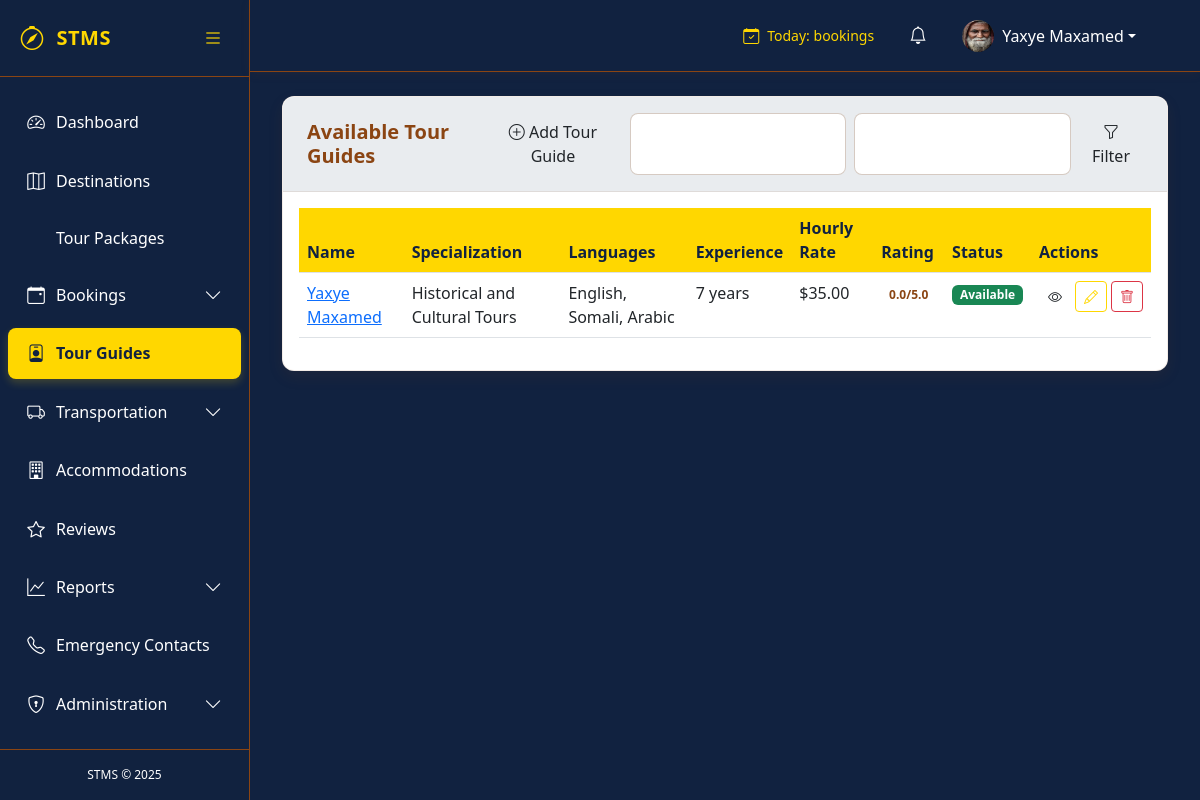
Screenshot of /guides/ (signed in) with the database file from the repository.
### accounts/models.py (models this page shows, shortened)
class CustomUser(AbstractUser):
    USER_TYPE_CHOICES = (
        ('TOURIST', 'Tourist'),
        ('GUIDE', 'Tour Guide'),
        ('ADMIN', 'System Admin'),
    )
    STATUS_CHOICES = (
        ('PENDING', 'Waiting to approve'),
        ('APPROVED', 'Accepted'),
        ('REJECTED', 'Rejected'),
    )
    user_type = models.CharField(max_length=10, choices=USER_TYPE_CHOICES, default='TOURIST')
    status = models.CharField(max_length=10, choices=STATUS_CHOICES, default='PENDING')
    phone_number = models.CharField(max_length=20, blank=True, null=True)
    profile_picture = models.ImageField(upload_to='profile_pics/', blank=True, null=True)
    date_of_birth = models.DateField(blank=True, null=True)
    nationality = models.CharField(max_length=100, blank=True, null=True)
    preferred_language = models.CharField(max_length=10, blank=True, null=True)
    last_password_change = models.DateTimeField(null=True, blank=True)
    last_logout = models.DateTimeField(null=True, blank=True)
    objects = CustomUserManager()

### tms/models.py (models this page shows, shortened)
class TourGuide(models.Model):
    LANGUAGES = (
        ('EN', _('English')),
        ('SO', _('Somali')),
        ('AR', _('Arabic')),
        ('FR', _('French')),
    )
    user = models.OneToOneField(User, on_delete=models.CASCADE, verbose_name=_("User"))
    license_number = models.CharField(_("License Number"), max_length=50, unique=True)
    languages = models.CharField(_("Languages"), max_length=100)
    years_of_experience = models.PositiveIntegerField(_("Years of Experience"))
    specialization = models.CharField(_("Specialization"), max_length=100)
    is_available = models.BooleanField(_("Available"), default=True)
    hourly_rate = models.DecimalField(_("Hourly Rate"), max_digits=6, decimal_places=2)
    rating = models.DecimalField(_("Rating"), max_digits=3, decimal_places=2, default=0.0)
    bio = models.TextField(_("Biography"), blank=True)
    created_at = models.DateTimeField(auto_now_add=True)
    updated_at = models.DateTimeField(auto_now=True)
    class Meta:
        verbose_name = _("Tour Guide")
        verbose_name_plural = _("Tour Guides")
        ordering = ['-is_available', '-rating']

### tms/views.py (the view)
# urls.py: path('guides/', views.TourGuideListView.as_view(), name='guide-list'),
class TourGuideListView(ListView):
    model = TourGuide
    template_name = 'tms/guides/list.html'
    context_object_name = 'guides'
    paginate_by = 12
    def get_queryset(self):
        queryset = super().get_queryset().select_related('user')
        specialization = self.request.GET.get('specialization')
        if specialization:
            queryset = queryset.filter(specialization__icontains=specialization)
        language = self.request.GET.get('language')
        if language:
            queryset = queryset.filter(languages__icontains=language)
        return queryset.order_by('-is_available', '-rating')
    def get_context_data(self, **kwargs):
        context = super().get_context_data(**kwargs)
        context['specialization_filter'] = self.request.GET.get('specialization', '')
        context['language_filter'] = self.request.GET.get('language', '')
        return context

### tms/templates/tms/guides/list.html (shortened to what this page needs)
{% extends "base.html" %}
{% block content %}
<div class="card">
    <div class="card-header d-flex justify-content-between align-items-center">
        <h5 class="mb-0">Available Tour Guides</h5>
        <div class="d-flex">
            {% if request.user.is_staff or request.user.user_type == 'OPERATOR' %}
            <a href="{% url 'tms:guide-create' %}" class="btn btn-accent me-2">
                <i class="bi bi-plus-circle"></i> Add Tour Guide
            </a>
            {% endif %}
            <form method="get" class="d-flex">
                <input type="text" name="specialization" class="form-control me-2" placeholder="Filter by specialization"
                       value="{{ request.GET.specialization }}">
                <input type="text" name="language" class="form-control me-2" placeholder="Filter by language"
                       value="{{ request.GET.language }}">
                <button type="submit" class="btn btn-accent">
                    <i class="bi bi-funnel"></i> Filter
                </button>
            </form>
        </div>
    </div>
    <div class="card-body">
        <div class="table-responsive">
            <table class="table table-hover">
                <thead>
                    <tr>
                        <th>Name</th>
                        <th>Specialization</th>
                        <th>Languages</th>
                        <th>Experience</th>
                        <th>Hourly Rate</th>
                        <th>Rating</th>
                        <th>Status</th>
                        <th>Actions</th>
                    </tr>
                </thead>
                <tbody>
                    {% for guide in guides %}
                    <tr>
                        <td>
                            <a href="{% url 'tms:guide-detail' guide.pk %}">
                                {{ guide.user.get_full_name }}
                            </a>
                        </td>
                        <td>{{ guide.specialization }}</td>
                        <td>{{ guide.languages }}</td>
                        <td>{{ guide.years_of_experience }} years</td>
                        <td>${{ guide.hourly_rate }}</td>
                        <td>
                            <span class="badge bg-accent text-dark">
                                {{ guide.rating|default:"0.0" }}/5.0
                            </span>
                        </td>
                        <td>
                            {% if guide.is_available %}
                            <span class="badge bg-success">Available</span>
                            {% else %}
                            <span class="badge bg-secondary">Unavailable</span>
                            {% endif %}
                        </td>
                        <td>
                            <div class="d-flex">
                                <a href="{% url 'tms:guide-detail' guide.pk %}" class="btn btn-sm btn-outline-accent me-1">
                                    <i class="bi bi-eye"></i>
                                </a>
                                {% if request.user.is_staff or request.user.user_type == 'OPERATOR' %}
                                <a href="{% url 'tms:guide-update' guide.pk %}" class="btn btn-sm btn-outline-primary me-1">
                                    <i class="bi bi-pencil"></i>
                                </a>
                                <a href="{% url 'tms:guide-delete' guide.pk %}" class="btn btn-sm btn-outline-danger">
                                    <i class="bi bi-trash"></i>
                                </a>
                                {% endif %}
                            </div>
                        </td>
                    </tr>
                    {% empty %}
                    <tr>
                        <td colspan="8" class="text-center">No tour guides found</td>
                    </tr>
                    {% endfor %}
                </tbody>
            </table>
        </div>
    </div>
</div>
{% endblock %}

### tms/templates/base.html (shortened to what this page needs)
<!DOCTYPE html>
<html lang="en">
<head>
    <link rel="stylesheet" href="https://cdnjs.cloudflare.com/ajax/libs/font-awesome/6.0.0/css/all.min.css">
    <link rel="stylesheet" href="https://cdn.jsdelivr.net/npm/bootstrap-icons@1.8.0/font/bootstrap-icons.css">
    <link href="https://cdn.jsdelivr.net/npm/bootstrap@5.3.0/dist/css/bootstrap.min.css" rel="stylesheet">
    <link rel="stylesheet" href="https://cdnjs.cloudflare.com/ajax/libs/font-awesome/6.0.0/css/all.min.css">
    <link rel="stylesheet" href="https://cdn.jsdelivr.net/npm/bootstrap-icons@1.10.0/font/bootstrap-icons.css">
</head>
<body>
    <div class="d-flex">
        <div class="sidebar" id="sidebar">
            <div class="sidebar-header">
                <a href="{% url 'tms:dashboard' %}" class="sidebar-brand">
                    <i class="bi bi-compass sidebar-brand-icon"></i>
                    <span id="sidebar-title">STMS</span>
                </a>
                <button class="toggle-btn" id="toggle-sidebar">
                    <i class="bi bi-list"></i>
                </button>
            </div>
            <div class="px-2 py-3" style="height: calc(100% - 120px); overflow-y: auto;">
                <ul class="nav flex-column">
                    <li class="nav-item">
                        <a class="nav-link {% if request.resolver_match.url_name == 'dashboard' %}active{% endif %}"
                            href="{% url 'tms:dashboard' %}">
                            <i class="bi bi-speedometer2"></i>
                            <span class="nav-link-text ms-2">Dashboard</span>
                        </a>
                    </li>
                    <li class="nav-item">
                        <a class="nav-link {% if 'destination' in request.resolver_match.url_name %}active{% endif %}"
                            href="{% url 'tms:destination-list' %}">
                            <i class="bi bi-map"></i>
                            <span class="nav-link-text ms-2">Destinations</span>
                        </a>
                    </li>
                    <li class="nav-item">
                        <a class="nav-link {% if 'package' in request.resolver_match.url_name %}active{% endif %}"
                            href="{% url 'tms:package-list' %}">
                            <span class="nav-link-text ms-2">Tour Packages</span>
                        </a>
                    </li>
                    <li class="nav-item">
                        <a class="nav-link {% if 'booking' in request.resolver_match.url_name %}active{% endif %}"
                            data-bs-toggle="collapse" href="#bookingsCollapse">
                            <i class="bi bi-calendar-event"></i>
                            <span class="nav-link-text ms-2">Bookings</span>
                            <i class="bi bi-chevron-down collapse-icon ms-auto"></i>
                        </a>
                    </li>
                    <li class="nav-item">
                        <a class="nav-link {% if 'guide' in request.resolver_match.url_name %}active{% endif %}"
                            href="{% url 'tms:guide-list' %}">
                            <i class="bi bi-person-badge"></i>
                            <span class="nav-link-text ms-2">Tour Guides</span>
                        </a>
                    </li>
                    <li class="nav-item">
                        <a class="nav-link {% if 'vehicle' in request.resolver_match.url_name %}active{% endif %}"
                            data-bs-toggle="collapse" href="#transportCollapse">
                            <i class="bi bi-truck"></i>
                            <span class="nav-link-text ms-2">Transportation</span>
                            <i class="bi bi-chevron-down collapse-icon ms-auto"></i>
                        </a>
                    </li>
                    <li class="nav-item">
                        <a class="nav-link {% if 'accommodation' in request.resolver_match.url_name %}active{% endif %}"
                            href="{% url 'tms:accommodation-list' %}">
                            <i class="bi bi-building"></i>
                            <span class="nav-link-text ms-2">Accommodations</span>
                        </a>
                    </li>
                    <li class="nav-item">
                        <a class="nav-link {% if 'review' in request.resolver_match.url_name %}active{% endif %}"
                            href="{% url 'tms:review-list' %}">
                            <i class="bi bi-star"></i>
                            <span class="nav-link-text ms-2">Reviews</span>
                        </a>
                    </li>
                    <li class="nav-item">
                        <a class="nav-link {% if 'report' in request.resolver_match.url_name %}active{% endif %}"
                            data-bs-toggle="collapse" href="#reportsCollapse">
                            <i class="bi bi-graph-up"></i>
                            <span class="nav-link-text ms-2">Reports</span>
                            <i class="bi bi-chevron-down collapse-icon ms-auto"></i>
                        </a>
                                </li>
                            </ul>
                        </div>
                    <li class="nav-item">
                        <a class="nav-link {% if 'emergency' in request.resolver_match.url_name %}active{% endif %}"
                            href="{% url 'tms:emergency-list' %}">
                            <i class="bi bi-telephone"></i>
                            <span class="nav-link-text ms-2">Emergency Contacts</span>
                        </a>
                    </li>
                    {% if request.user.is_staff or request.user.user_type == 'MINISTRY' %}
                    <li class="nav-item">
                        <a class="nav-link {% if 'admin' in request.resolver_match.url_name %}active{% endif %}"
                            data-bs-toggle="collapse" href="#adminCollapse">
                            <i class="bi bi-shield-lock"></i>
                            <span class="nav-link-text ms-2">Administration</span>
                            <i class="bi bi-chevron-down collapse-icon ms-auto"></i>
                        </a>
                    </li>
                    {% endif %}
            </div>
            <div class="sidebar-footer">
                STMS &copy; {% now "Y" %}
            </div>
        </div>
        <div class="main-content flex-grow-1" id="main-content">
            <nav class="navbar navbar-expand-lg navbar-light border-bottom">
                <div class="container-fluid">
                    <div class="collapse navbar-collapse" id="navbarSupportedContent">
                        <ul class="navbar-nav ms-auto align-items-center">
                            <li class="nav-item me-4">
                                <div class="d-flex align-items-center" style="color: var(--accent-color);">
                                    <i class="bi bi-calendar-check me-2"></i>
                                    <small>Today: <strong>{{ today_bookings }}</strong> bookings</small>
                                </div>
                            </li>
                            <li class="nav-item dropdown me-3">
                                <a class="nav-link position-relative" href="#" id="notificationsDropdown" role="button"
                                    data-bs-toggle="dropdown">
                                    <i class="bi bi-bell"></i>
                                </a>
                            </li>
                            <li class="nav-item dropdown">
                                <a class="nav-link dropdown-toggle d-flex align-items-center" href="#" id="userDropdown"
                                    role="button" data-bs-toggle="dropdown">
                                    {% if request.user.profile_picture %}
                                    <img src="{{ request.user.profile_picture.url }}" class="rounded-circle me-2"
                                        width="32" height="32" alt="Profile">
                                    {% else %}
                                    <div class="avatar-placeholder rounded-circle bg-accent text-dark d-flex align-items-center justify-content-center me-2"
                                        style="width: 32px; height: 32px;">
                                        {{ request.user.first_name|first|upper }}{{ request.user.last_name|first|upper }}
                                    </div>
                                    {% endif %}
                                    <span class="d-none d-md-inline">{{ request.user.get_full_name }}</span>
                                </a>
                                    </li>
                                </ul>
                    </div>
                </div>
            </nav>
            <div class="container-fluid py-4">
                {% block content %}{% endblock %}
            </div>
        </div>
</body>
</html>

### rows the page displays
CustomUser: user.profile_picture (picture), user.get_full_name "Yaxye Maxamed"
TourGuide: user.get_full_name "Yaxye Maxamed", specialization "Historical and Cultural Tours", languages "English, Somali, Arabic", years_of_experience "7", hourly_rate "35.00", rating "0.0", is_available "Available"
